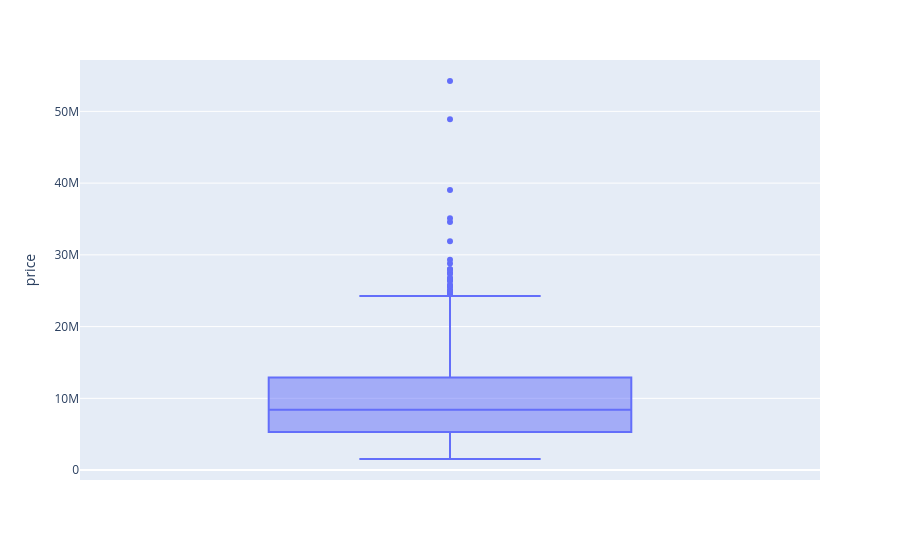

The notebook cell this image was saved under:
### Code cell
import plotly.express as px
fig = px.box(df_clean, y = 'price')
fig.show()

### Figure 1 — Plotly figure (JSON) as saved in the notebook; plotly's stock layout.template omitted (floating-point values rounded to 4 significant figures; data arrays with more than 128 entries replaced by an {"elided": "..."} marker saying what was removed)
{"data": [{"alignmentgroup": "True", "hovertemplate": "price=%{y}<extra></extra>", "legendgroup": "", "marker": {"color": "#636efa"}, "name": "", "notched": false, "offsetgroup": "", "orientation": "v", "showlegend": false, "type": "box", "x0": " ", "xaxis": "x", "y": {"elided": "1005 float values"}, "y0": " ", "yaxis": "y"}], "layout": {"autosize": true, "boxmode": "group", "legend": {"tracegroupgap": 0}, "margin": {"t": 60}, "xaxis": {"anchor": "y", "autorange": true, "domain": [0, 1], "range": [-0.5, 0.5], "type": "category"}, "yaxis": {"anchor": "x", "autorange": true, "domain": [0, 1], "range": [-1379742, 57159258], "title": {"text": "price"}, "type": "linear"}}}
